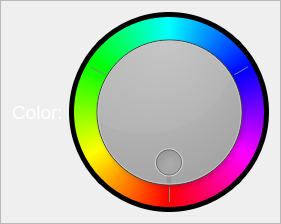
                  <widget class="QFrame" name="frame_5">
                   <property name="frameShape">
                    <enum>QFrame::StyledPanel</enum>
                   </property>
                   <property name="frameShadow">
                    <enum>QFrame::Raised</enum>
                   </property>
                   <layout class="QHBoxLayout" name="horizontalLayout_12">
                    <item>
                     <widget class="QLabel" name="shapeLabel_2">
                      <property name="palette">
                       <palette>
                        <active>
                         <colorrole role="WindowText">
                          <brush brushstyle="SolidPattern">
                           <color alpha="255">
                            <red>255</red>
                            <green>255</green>
                            <blue>255</blue>
                           </color>
                          </brush>
                         </colorrole>
                         <colorrole role="Button">
                          <brush brushstyle="SolidPattern">
                           <color alpha="255">
                            <red>9</red>
                            <green>5</green>
                            <blue>13</blue>
                           </color>
                          </brush>
                         </colorrole>
                         <colorrole role="Base">
                          <brush brushstyle="SolidPattern">
                           <color alpha="255">
                            <red>9</red>
                            <green>5</green>
                            <blue>13</blue>
                           </color>
                          </brush>
                         </colorrole>
                         <colorrole role="Window">
                          <brush brushstyle="SolidPattern">
                           <color alpha="255">
                            <red>9</red>
                            <green>5</green>
                            <blue>13</blue>
                           </color>
                          </brush>
                         </colorrole>
                        </active>
                        <inactive>
                         <colorrole role="WindowText">
                          <brush brushstyle="SolidPattern">
                           <color alpha="255">
                            <red>255</red>
                            <green>255</green>
                            <blue>255</blue>
                           </color>
                          </brush>
                         </colorrole>
                         <colorrole role="Button">
                          <brush brushstyle="SolidPattern">
                           <color alpha="255">
                            <red>9</red>
                            <green>5</green>
                            <blue>13</blue>
                           </color>
                          </brush>
                         </colorrole>
                         <colorrole role="Base">
                          <brush brushstyle="SolidPattern">
                           <color alpha="255">
                            <red>9</red>
                            <green>5</green>
                            <blue>13</blue>
                           </color>
                          </brush>
                         </colorrole>
                         <colorrole role="Window">
                          <brush brushstyle="SolidPattern">
                           <color alpha="255">
                            <red>9</red>
                            <green>5</green>
                            <blue>13</blue>
                           </color>
                          </brush>
                         </colorrole>
                        </inactive>
                        <disabled>
                         <colorrole role="WindowText">
                          <brush brushstyle="SolidPattern">
                           <color alpha="255">
                            <red>120</red>
                            <green>120</green>
                            <blue>120</blue>
                           </color>
                          </brush>
                         </colorrole>
                         <colorrole role="Button">
                          <brush brushstyle="SolidPattern">
                           <color alpha="255">
                            <red>9</red>
                            <green>5</green>
                            <blue>13</blue>
                           </color>
                          </brush>
                         </colorrole>
                         <colorrole role="Base">
                          <brush brushstyle="SolidPattern">
                           <color alpha="255">
                            <red>9</red>
                            <green>5</green>
                            <blue>13</blue>
                           </color>
                          </brush>
                         </colorrole>
                         <colorrole role="Window">
                          <brush brushstyle="SolidPattern">
                           <color alpha="255">
                            <red>9</red>
                            <green>5</green>
                            <blue>13</blue>
                           </color>
                          </brush>
                         </colorrole>
                        </disabled>
                       </palette>
                      </property>
                      <property name="font">
                       <font>
                        <pointsize>14</pointsize>
                       </font>
                      </property>
                      <property name="text">
                       <string>Color:</string>
                      </property>
                     </widget>
                    </item>
                    <item>
                     <widget class="QFrame" name="shapesColorPickerFrame">
                      <property name="sizePolicy">
                       <sizepolicy hsizetype="Fixed" vsizetype="Fixed">
                        <horstretch>0</horstretch>
                        <verstretch>0</verstretch>
                       </sizepolicy>
                      </property>
                      <property name="minimumSize">
                       <size>
                        <width>200</width>
                        <height>200</height>
                       </size>
                      </property>
                      <property name="styleSheet">
                       <string notr="true">
border: 5px solid ;
border-radius: 100px;
border-style: outset;
padding: 5px;

background-color: qconicalgradient(cx:0.5, cy:0.5, angle:270, stop:0 rgba(255, 0, 0, 255), stop:0.17 rgba(255, 0, 255, 255), stop:0.33 rgba(0, 0, 255, 255), stop:0.5 rgba(0, 255, 255, 255), stop:0.66 rgba(0, 255, 0, 255), stop:0.83 rgba(255, 255, 0, 255), stop:1 rgba(255, 0, 0, 255));</string>
                      </property>
                      <property name="frameShape">
                       <enum>QFrame::NoFrame</enum>
                      </property>
                      <property name="frameShadow">
                       <enum>QFrame::Raised</enum>
                      </property>
                      <layout class="QVBoxLayout" name="verticalLayout_15">
                       <property name="spacing">
                        <number>0</number>
                       </property>
                       <property name="leftMargin">
                        <number>0</number>
                       </property>
                       <property name="topMargin">
                        <number>0</number>
                       </property>
                       <property name="rightMargin">
                        <number>0</number>
                       </property>
                       <property name="bottomMargin">
                        <number>0</number>
                       </property>
                       <item>
                        <widget class="QDial" name="shapesColorDial">
                         <property name="styleSheet">
                          <string notr="true"/>
                         </property>
                         <property name="maximum">
                          <number>359</number>
                         </property>
                         <property name="value">
                          <number>0</number>
                         </property>
                         <property name="sliderPosition">
                          <number>0</number>
                         </property>
                         <property name="orientation">
                          <enum>Qt::Horizontal</enum>
                         </property>
                         <property name="wrapping">
                          <bool>true</bool>
                         </property>
                         <property name="notchTarget">
                          <double>120.000000000000000</double>
                         </property>
                         <property name="notchesVisible">
                          <bool>true</bool>
                         </property>
                        </widget>
                       </item>
                      </layout>
                     </widget>
                    </item>
                   </layout>
                  </widget>
